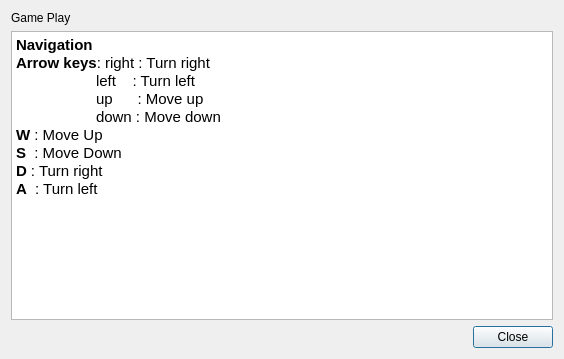
<?xml version="1.0" encoding="UTF-8"?>
<ui version="4.0">
 <class>Help</class>
 <widget class="QDialog" name="Help">
  <property name="geometry">
   <rect>
    <x>0</x>
    <y>0</y>
    <width>564</width>
    <height>359</height>
   </rect>
  </property>
  <property name="windowTitle">
   <string>Dialog</string>
  </property>
  <layout class="QGridLayout" name="gridLayout">
   <item row="0" column="0">
    <widget class="QLabel" name="label">
     <property name="text">
      <string>Game Play</string>
     </property>
    </widget>
   </item>
   <item row="1" column="0">
    <layout class="QVBoxLayout" name="verticalLayout">
     <item>
      <widget class="QTextBrowser" name="textBrowser">
       <property name="html">
        <string>&lt;!DOCTYPE HTML PUBLIC &quot;-//W3C//DTD HTML 4.0//EN&quot; &quot;http://www.w3.org/TR/REC-html40/strict.dtd&quot;&gt;
&lt;html&gt;&lt;head&gt;&lt;meta name=&quot;qrichtext&quot; content=&quot;1&quot; /&gt;&lt;style type=&quot;text/css&quot;&gt;
p, li { white-space: pre-wrap; }
&lt;/style&gt;&lt;/head&gt;&lt;body style=&quot; font-family:'Cantarell'; font-size:11pt; font-weight:400; font-style:normal;&quot;&gt;
&lt;p style=&quot; margin-top:0px; margin-bottom:0px; margin-left:0px; margin-right:0px; -qt-block-indent:0; text-indent:0px;&quot;&gt;&lt;span style=&quot; font-weight:600;&quot;&gt;Navigation&lt;/span&gt;&lt;/p&gt;
&lt;p style=&quot; margin-top:0px; margin-bottom:0px; margin-left:0px; margin-right:0px; -qt-block-indent:0; text-indent:0px;&quot;&gt;&lt;span style=&quot; font-weight:600;&quot;&gt;Arrow keys&lt;/span&gt;: right : Turn right&lt;/p&gt;
&lt;p style=&quot; margin-top:0px; margin-bottom:0px; margin-left:0px; margin-right:0px; -qt-block-indent:0; text-indent:0px;&quot;&gt;	left    : Turn left&lt;/p&gt;
&lt;p style=&quot; margin-top:0px; margin-bottom:0px; margin-left:0px; margin-right:0px; -qt-block-indent:0; text-indent:0px;&quot;&gt;	up      : Move up&lt;/p&gt;
&lt;p style=&quot; margin-top:0px; margin-bottom:0px; margin-left:0px; margin-right:0px; -qt-block-indent:0; text-indent:0px;&quot;&gt;	down : Move down&lt;/p&gt;
&lt;p style=&quot; margin-top:0px; margin-bottom:0px; margin-left:0px; margin-right:0px; -qt-block-indent:0; text-indent:0px;&quot;&gt;&lt;span style=&quot; font-weight:600;&quot;&gt;W&lt;/span&gt; : Move Up&lt;/p&gt;
&lt;p style=&quot; margin-top:0px; margin-bottom:0px; margin-left:0px; margin-right:0px; -qt-block-indent:0; text-indent:0px;&quot;&gt;&lt;span style=&quot; font-weight:600;&quot;&gt;S&lt;/span&gt;  : Move Down&lt;/p&gt;
&lt;p style=&quot; margin-top:0px; margin-bottom:0px; margin-left:0px; margin-right:0px; -qt-block-indent:0; text-indent:0px;&quot;&gt;&lt;span style=&quot; font-weight:600;&quot;&gt;D&lt;/span&gt; : Turn right&lt;/p&gt;
&lt;p style=&quot; margin-top:0px; margin-bottom:0px; margin-left:0px; margin-right:0px; -qt-block-indent:0; text-indent:0px;&quot;&gt;&lt;span style=&quot; font-weight:600;&quot;&gt;A&lt;/span&gt;  : Turn left&lt;/p&gt;
&lt;p style=&quot; margin-top:0px; margin-bottom:0px; margin-left:0px; margin-right:0px; -qt-block-indent:0; text-indent:0px;&quot;&gt;	&lt;/p&gt;&lt;/body&gt;&lt;/html&gt;</string>
       </property>
      </widget>
     </item>
     <item>
      <layout class="QHBoxLayout" name="horizontalLayout">
       <item>
        <spacer name="horizontalSpacer">
         <property name="orientation">
          <enum>Qt::Horizontal</enum>
         </property>
         <property name="sizeHint" stdset="0">
          <size>
           <width>40</width>
           <height>20</height>
          </size>
         </property>
        </spacer>
       </item>
       <item>
        <widget class="QPushButton" name="pushButton">
         <property name="text">
          <string>Close</string>
         </property>
        </widget>
       </item>
      </layout>
     </item>
    </layout>
   </item>
  </layout>
 </widget>
 <resources/>
 <connections/>
</ui>
